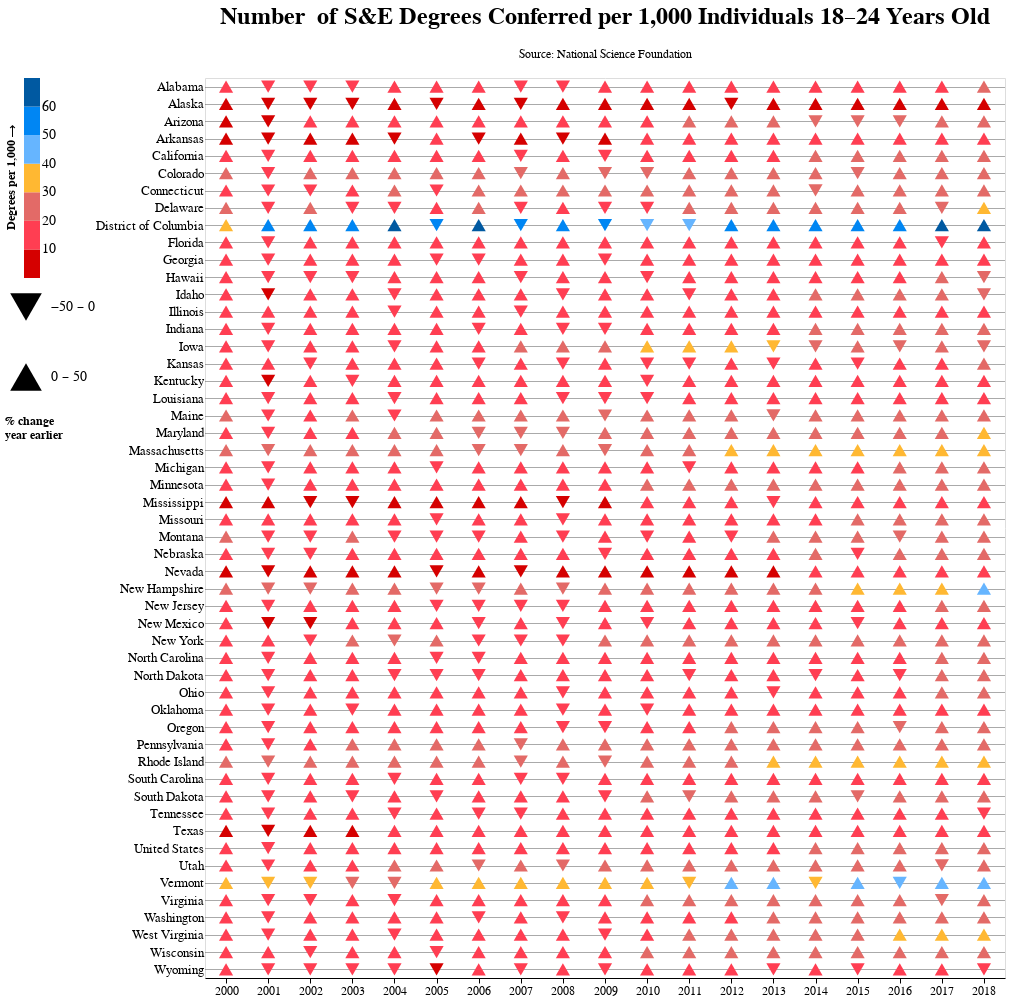

The notebook cell saved with this chart:
### Markdown cell above
## Figure 3

### Code cell
palette = ["#0059A1","#0086F3","#66B5FF","#FFB832", "#E36A67","#FF3E52", "#D50000"]
palette.reverse()


alt.Chart(bachelors_copy).mark_point(
    filled=True,
    size=200,
    opacity=1
    ).encode(
    y= alt.Y('State',axis=alt.Axis(grid=True, gridColor="#555555", gridDash=[1])),
    x='year',
    color=alt.Color('stem_bachelors_1000',scale=alt.Scale(range=palette), bin=alt.Bin(maxbins=6),
                    legend=alt.Legend(title="Degrees per 1,000 ⟶", orient="left", titleOrient="left")),
    shape=alt.Shape(
         'pct_change:O',bin=alt.BinParams(maxbins=2),
         scale = alt.Scale(range=["triangle-down", "triangle-up"],zero=True),
         legend=alt.Legend(title=["% change" ,"year earlier"], labelFontSize=14, orient="left",
                           titleOrient="bottom",))
).properties(title = alt.TitleParams(
                      ["Number  of S&E Degrees Conferred per 1,000 Individuals 18–24 Years Old"],
                       subtitle = ["Source: National Science Foundation",""],
                       fontSize = 24,
                       anchor="middle",
                       subtitlePadding=20),
                       width=800, 
                       height=900
             ).configure_legend(symbolSize=1000, 
                                symbolStrokeWidth=10
                                ).configure_axisY(labelFontSize=13)

### Figure 1 — Vega-Lite specification as saved in the notebook (floating-point values rounded to 4 significant figures; data arrays with more than 128 entries replaced by an {"elided": "..."} marker saying what was removed)
{"config": {"title": {"fontSize": 24, "font": "Gill Sans", "anchor": "start", "fontColor": "#000000"}, "axisX": {"domain": true, "domainColor": "#000000", "domainWidth": 1, "grid": false, "labelFont": "Gill Sans", "labelFontSize": 12, "labelAngle": 0, "tickColor": "#000000", "tickSize": 5, "titleFont": "Gill Sans", "titleFontSize": 14, "titlePadding": 10, "title": "X Axis Title (units)"}, "axisY": {"domain": false, "grid": true, "gridColor": "#DEDDDD", "gridWidth": 1, "labelFont": "Gill Sans", "labelFontSize": 13, "labelAngle": 0, "ticks": false, "titleFont": "Gill Sans", "titleFontSize": 14, "titlePadding": 10, "title": "Y Axis Title (units)", "titleAngle": 0, "titleY": -10, "titleX": 18}, "range": {"category": ["#1FB8FC", "#B2B2B2", "#000000", "#FDCC3F", "#B4F5A9#4ED4B5", "#FF887F", "#FFBEFF"], "diverging": ["#D5FFFF", "#95F8FF", "#70D3FC", "#0099EA", "#005B97", "#3D478B", "#000027"]}, "legend": {"labelFont": "Gill Sans", "labelFontSize": 14, "symbolType": "square", "symbolSize": 1000, "titleFont": "Gill Sans", "titleFontSize": 12, "title": "", "offset": 0, "symbolStrokeWidth": 10}}, "data": {"name": "data-7e5cf45654dd5c0d5af1249ba8834f6a"}, "mark": {"type": "point", "filled": true, "opacity": 1, "size": 200}, "encoding": {"color": {"type": "quantitative", "bin": {"maxbins": 6}, "field": "stem_bachelors_1000", "legend": {"orient": "left", "title": "Degrees per 1,000 ⟶", "titleOrient": "left"}, "scale": {"range": ["#D50000", "#FF3E52", "#E36A67", "#FFB832", "#66B5FF", "#0086F3", "#0059A1"]}}, "shape": {"type": "ordinal", "bin": {"maxbins": 2}, "field": "pct_change", "legend": {"labelFontSize": 14, "orient": "left", "title": ["% change", "year earlier"], "titleOrient": "bottom"}, "scale": {"range": ["triangle-down", "triangle-up"], "zero": true}}, "x": {"type": "nominal", "field": "year"}, "y": {"type": "nominal", "axis": {"grid": true, "gridColor": "#555555", "gridDash": [1]}, "field": "State"}}, "height": 900, "title": {"text": ["Number  of S&E Degrees Conferred per 1,000 Individuals 18–24 Years Old"], "anchor": "middle", "fontSize": 24, "subtitle": ["Source: National Science Foundation", ""], "subtitlePadding": 20}, "width": 800, "$schema": "https://vega.github.io/schema/vega-lite/v4.8.1.json", "datasets": {"data-7e5cf45654dd5c0d5af1249ba8834f6a": {"elided": "988 records"}}}
